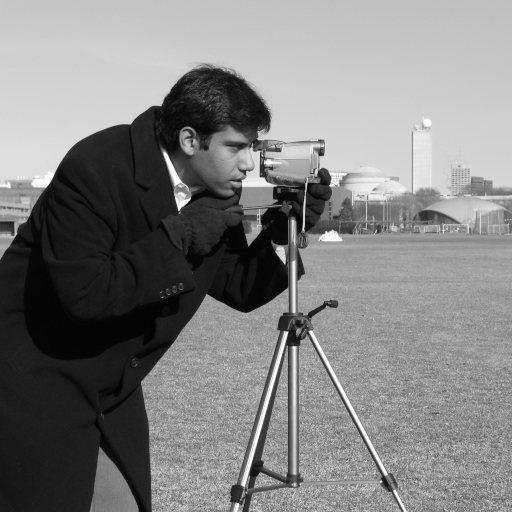
#> input picture skimage.data.camera(), 512 x 512 px
$ jupyter execute BRIEFDescriptor.ipynb
#> lines starting #> are read from the running program, lines starting #| are printed output that depends on the picture
<a href="https://colab.research.google.com/github/gabilodeau/INF6804/blob/master/BRIEFDescriptor.ipynb" target="_parent"></a>

INF6804 Vision par ordinateur

Polytechnique Montréal

Exemple d'utilisation de BRIEF

[cell 1]
import numpy as np
import os
from skimage import data, io
from skimage.feature import BRIEF, corner_peaks, corner_fast, match_descriptors, plot_matched_features
import matplotlib.pyplot as plt

Obtention d'une image de skimage. Affichage.

[cell 2]
image = data.camera()
#> image is the input picture: shape (512, 512); min 0, max 255, mean 129.1
plt.figure(figsize=(6,6))
plt.imshow(image, cmap='gray')
plt.show()

Extraction de coins avec l'algorithme FAST et affichage.

[cell 3]
pointsClefs = corner_peaks(corner_fast(image), min_distance=5)
#> pointsClefs = 189 pairs, first value 105 to 506, second value 9 to 504
plt.figure(figsize=(6,6))
plt.imshow(image, cmap='gray')
plt.plot(pointsClefs[:, 1], pointsClefs[:, 0], '+r', markersize=3)
#ax.axis((0, 350, 350, 0))
plt.show()
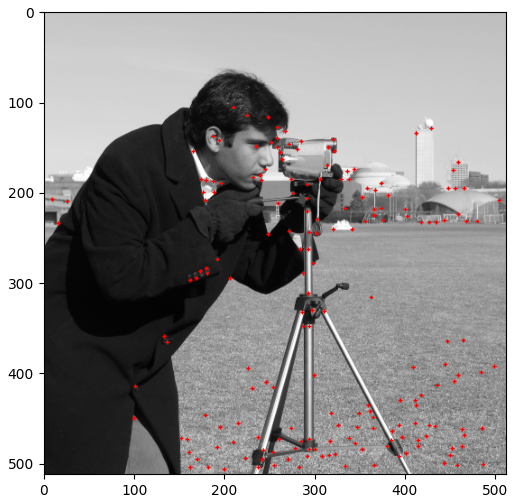
#> figure drawn by matplotlib, 1 panel

On note que FAST donne moins de points clefs que SIFT. Voir aussi avec exemple suivant dans ce fichier. On décrit les points avec BRIEF.

[cell 4]
extractor = BRIEF(descriptor_size=128, patch_size=49, mode='normal')
extractor.extract(image, pointsClefs)

Affichage du résultat pour un descripteur donné $i$.

[cell 5]
i = 10 #Pour l'affichage du i-ième descripteur
print(pointsClefs[i])
#| [154 165]
print(extractor.descriptors[i])

Exemple de mise en correspondance de points FAST/BRIEF dans une paire d'images.

[cell 6]
image_name = 'in000235.jpg'
if not os.path.exists(image_name):
  !gdown https://raw.githubusercontent.com/gabilodeau/INF6804/master/images/in000235.jpg
  !gdown https://raw.githubusercontent.com/gabilodeau/INF6804/master/images/in000240.jpg

[cell 7]
image1 = io.imread('in000235.jpg', as_gray= True)
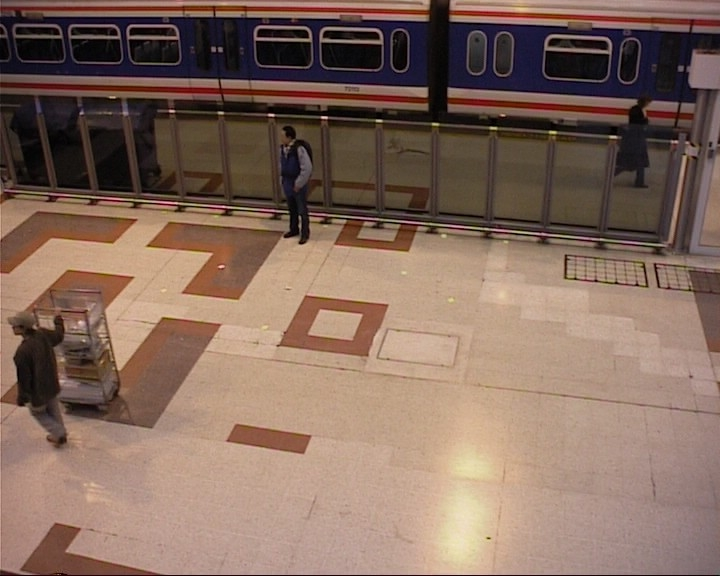
#> input picture in000235.jpg, 720 x 576 px
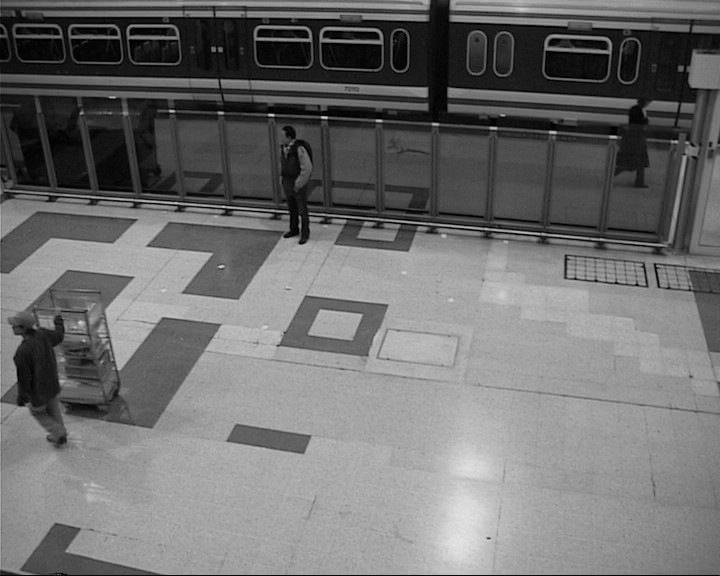
#> image1: shape (576, 720) float64; min 0.000565, max 0.905, mean 0.437
image2 = io.imread('in000240.jpg', as_gray= True)
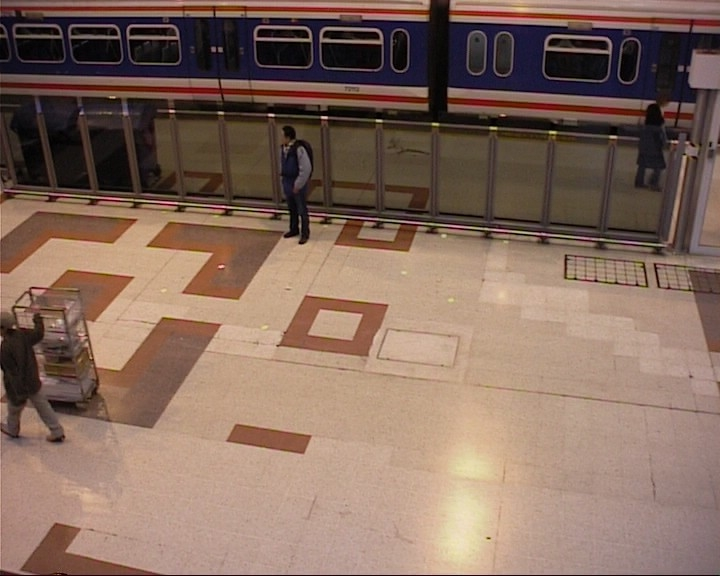
#> input picture in000240.jpg, 720 x 576 px
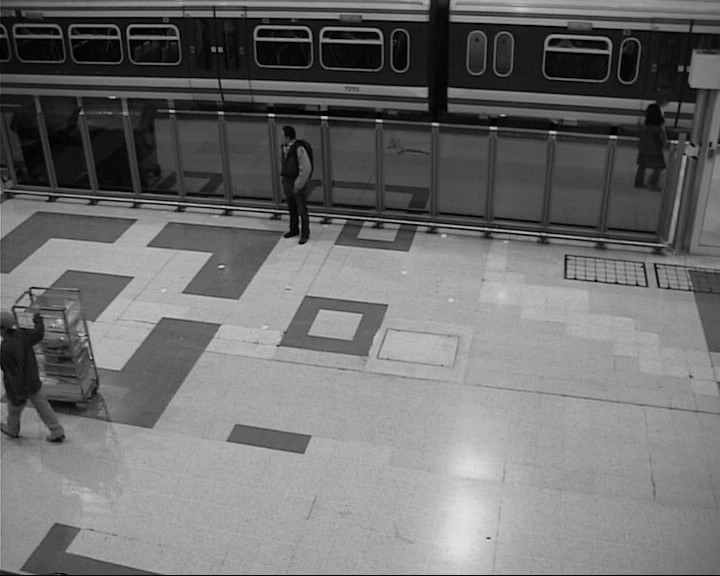
#> image2: shape (576, 720) float64; min 0, max 0.9, mean 0.439
plt.imshow(image2, cmap='gray')
plt.show()

Extraction des points FAST et descripteurs BRIEF. Et mise en correspondance.

[cell 8]
pointsClefs1 = corner_peaks(corner_fast(image1), min_distance=5)
#> pointsClefs1 = 108 pairs, first value 12 to 538, second value 11 to 710
pointsClefs2 = corner_peaks(corner_fast(image2), min_distance=5)
#> pointsClefs2 = 121 pairs, first value 12 to 538, second value 11 to 710
extractor.extract(image1, pointsClefs1)
descripteurs1 = extractor.descriptors
extractor.extract(image2, pointsClefs2)
descripteurs2 = extractor.descriptors
matches = match_descriptors(descripteurs1, descripteurs2, cross_check=True)

Affichage du résultat.

[cell 9]
fig, ax0 = plt.subplots(nrows=1, ncols=1, figsize=(18, 12))
plot_matched_features(image1, image2, keypoints0=pointsClefs1, keypoints1=pointsClefs2, matches=matches,ax=ax0)
ax0.axis('off')
ax0.set_title("Image1 vs. Image2")
plt.show()
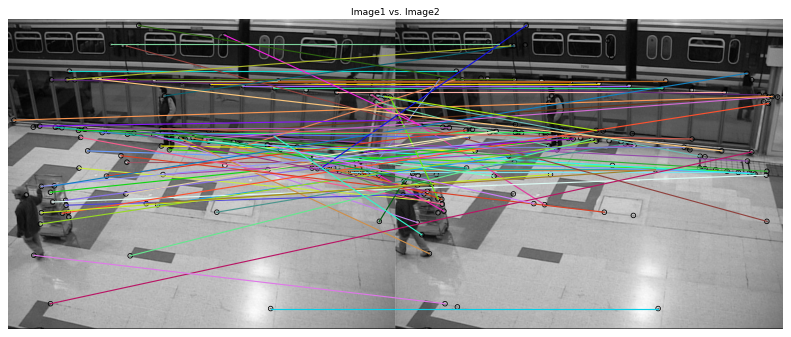
#> figure drawn by matplotlib, 1 panel
